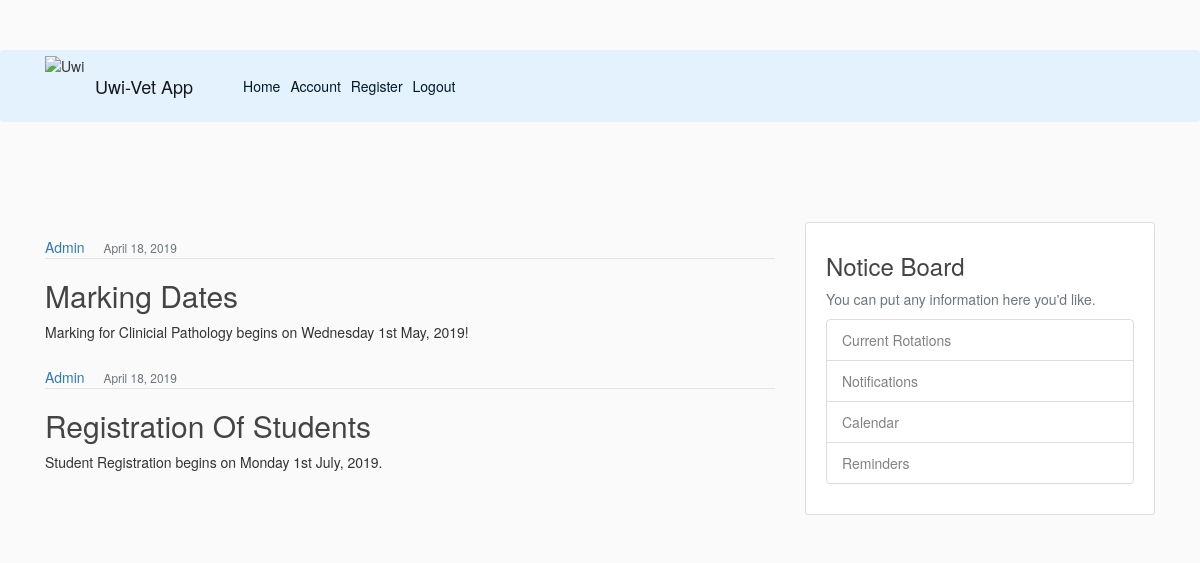
/home (signed in), run on the app's committed database.
### flaskblog/models.py (models this page shows, shortened)
class User2(db.Model, UserMixin):
    id = db.Column(db.Integer, primary_key = True)
    username = db.Column(db.String(20), unique=True, nullable=False)
    email = db.Column(db.String(120), unique=True, nullable=False)
    image_file = db.Column(db.String(20), nullable=False, default='default.jpg')
    password = db.Column(db.String(60), nullable=False)
    level = db.Column(db.Integer, nullable=False, default='2')
    rotation = db.Column(db.String(50), nullable =False)

### flaskblog/routes.py (the view)
@app.route("/")
@app.route("/home")
def home():
    return render_template('home.html', posts=posts)

### flaskblog/models.py (called while the page is built)
@login_manager.user_loader
def load_user(user_id):
    return User2.query.get(int(user_id))

### flaskblog/templates/home.html
{% extends "layout.html" %}
{% block content%}
        {% for post in posts %}
            <article class="media my-4">
                    <div class="media-body">
                    <div class="article-metadata">
                        <a class="mr-4" href="#">{{ post.author }}</a>
                        <small class="text-muted">{{ post.date_posted }}</small>
                    </div>
                    <h2><a class="article-title" href="#">{{ post.title }}</a></h2>
                    <p class="article-content">{{ post.content }}</p>
                    </div>
            </article>
        {% endfor %}
{% endblock content %}

### flaskblog/static/main.css (style rules this page uses)
body { background: #fafafa; color: #333333; margin-top: 5rem; }
h1, h2, h3, h4, h5, h6 { color: #444444; }
.article-title { color: #444444; }
.article-content { white-space: pre-line; }
.article-metadata { padding-bottom: 1px; margin-bottom: 4px; border-bottom: 1px solid #e3e3e3 }

### data on the page
User2: author "Admin", date_posted "April 18, 2019", title "Marking Dates", content "Marking for Clinicial Pathology begins on Wednesday 1st May, 2019!", title "Registration Of Students", content "Student Registration begins on Monday 1st July, 2019."
